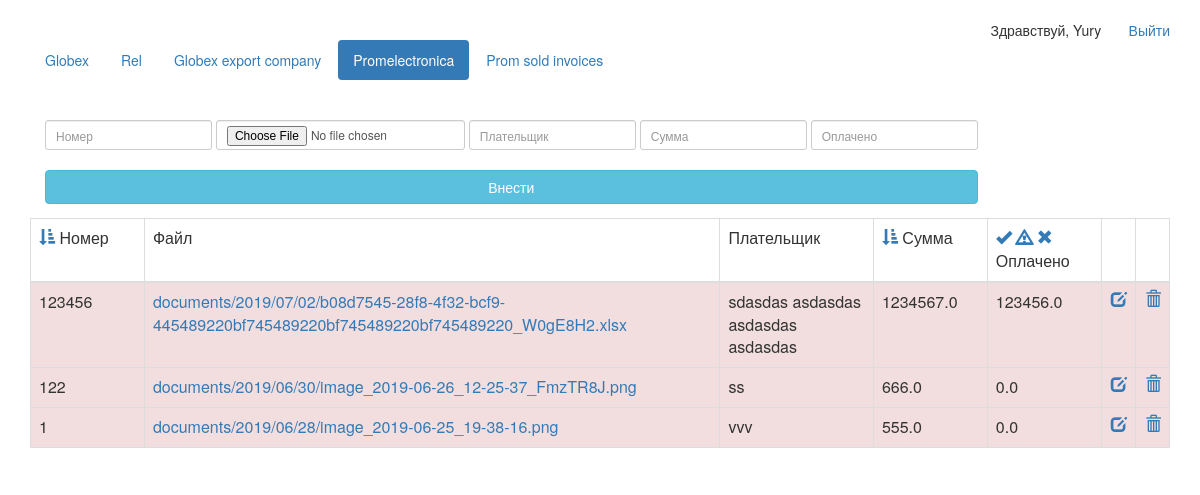
The page /promelectronica/ (signed in) on the database its author committed.
### desk/models.py (models this page shows, shortened)
class FinancialOperation(models.Model):
    positionNumberPromSold = models.TextField(max_length=50, default='')
    positionNumber = models.BigIntegerField()
    whoPayed = models.TextField(max_length=1000)
    fileLink = models.FileField(upload_to='documents/%Y/%m/%d', blank=True)
    datetime = models.DateTimeField(u'Дата')
    amount = models.FloatField(u'Сумма')
    alreadyPayed = models.FloatField(u'Оплачено')
    isClosed = models.BooleanField(u'Полностью оплачено')
    company = models.IntegerField(u'Компания')

### desk/views.py (the view, shortened to what this page needs)
# urls.py: url(r'^promelectronica/$', PromelectronicaView.as_view(), name='PromelectronicaView'),
class PromelectronicaView(ListView):
    template_name = "desk/operations_promelectronica.html"
    sort = {}
    def get_context_data(self, **kwargs):
        context = super(PromelectronicaView, self).get_context_data(**kwargs)
        return context
    def get_queryset(self):
        if "field" in self.request.GET and "order" in self.request.GET:
            sort_order = self.request.GET["order"]
            sort_field = self.request.GET["field"]
            self.sort = {"field": sort_field, "order": sort_order}
            result_sort_order_sign = ""
            if sort_order == "asc":
                result_sort_order_sign += ""
            else:
                result_sort_order_sign = "-"
            result_sort_expr = "{}{}".format(result_sort_order_sign, sort_field)
            if sort_field != "alreadyPayed":
                queryset = FinancialOperation.objects.filter(company=3
                                                             ).order_by(result_sort_expr,
                                                                        '-positionNumber')
            else:
                if "grouping" in self.request.GET:
                    ex_field = self.request.GET["grouping"]
                else:
                    ex_field = "-positionNumber"
                ex_field_sort_expr = "{}".format(ex_field)
                if sort_order == "1":
                    queryset = FinancialOperation.objects.filter(company=3).filter(
                        alreadyPayed=0.0).order_by(ex_field_sort_expr)
                if sort_order == "2":
                    queryset = FinancialOperation.objects.filter(company=3).filter(
                        alreadyPayed__gt=0.0).exclude(alreadyPayed=F("amount")).order_by(ex_field_sort_expr)
                if sort_order == "3":
                    queryset = FinancialOperation.objects.filter(company=3).filter(
                        alreadyPayed=F("amount")).order_by(ex_field_sort_expr)
        else:
            queryset = FinancialOperation.objects.filter(company=3
                                                         ).order_by('-positionNumber')
        return queryset

### desk/templatetags/has_group.py (called while the page is built)
@register.filter(name='in_group')
def in_group(user, group_name):
    group = Group.objects.get(name=group_name)
    return True if group in user.groups.all() else False

### desk/templates/desk/operations_promelectronica.html (shortened to what this page needs)
{% extends "desk/main.html" %}
{% load has_group %}
{% block content %}
{% if user.is_authenticated %}
<ul class="nav nav-pills">
  {% if user|in_group:"readers_globex" %}
  <li ><a href="/">Globex</a></li>
  {% endif %}
  {% if user|in_group:"readers_rel_llc" %}
  <li><a href="/rel_lcc/">Rel</a></li>
  {% endif %}
  {% if user|in_group:"readers_globex_export" %}
  <li><a href="/globex_export/">Globex export company</a></li>
  {% endif %}
  {% if user|in_group:"readers_promelectronica" %}
  <li class="active"><a href="/promelectronica/">Promelectronica</a></li>
  {% endif %}
  {% if user|in_group:"readers_promsoldinvoices" %}
  <li><a href="/promsoldinvoices/">Prom sold invoices</a></li>
  {% endif %}
</ul>
<br />
<br />
{% if user|in_group:"readers_promelectronica" %}
{% if user|in_group:"editors_promelectronica" %}
<div class="col-sm-12">
    <form role="form" class="form-inline" method="post" enctype="multipart/form-data" action="/addrecord/">
      <div class="form-group" id="income-group" name="income-group" >
      <input type="text" class="form-control input-sm" placeholder="Номер" name="positionNumber" id="positionNumber"/>
      <input type="file" class="form-control input-sm" placeholder="Файл" id="fileLink" name="fileLink" />
        <input type="text" class="form-control input-sm" placeholder="Плательщик" name="whoPayed"/>
        <input type="text" class="form-control input-sm" placeholder="Сумма" name="amount"/>
        <input type="text" class="form-control input-sm" placeholder="Оплачено" name="alreadyPayed"/>
          <br /><br />
        <input type="submit" class="btn btn-info btn-block" id="addrecord" value="Внести"/>
      </div>
    </form>
</div>
{%endif%}
<div id="operations">
<table class="table table-hover table-bordered">
    <thead>
        <tr>
            <td width="10%">
            {% if field == "positionNumber" %}
                {% if order == "asc" %}
                    <a href="/promelectronica/?field=positionNumber&order=desc">
                        <span style="color:red;">
                            <span class="glyphicon glyphicon-sort-by-attributes"></span>
                {% else %}
                    <a href="/promelectronica/?field=positionNumber&order=asc">
                        <span style="color:red;">
                            <span class="glyphicon glyphicon-sort-by-attributes-alt"></span>
                {% endif %}
                </span>
                </a>
            {% else %}
                <a href="/promelectronica/?field=positionNumber&order=asc">
                <span class="glyphicon glyphicon-sort-by-attributes"></span>
            {% endif %}
            </a>
                Номер</td>
            <td>Файл</td>
            <td>Плательщик</td>
            <td width="10%">
            {% if field == "amount" %}
                {% if order == "asc" %}
                    <a href="/promelectronica/?field=amount&order=desc">
                        <span style="color:red;">
                            <span class="glyphicon glyphicon-sort-by-attributes"></span>
                {% else %}
                    <a href="/promelectronica/?field=amount&order=asc">
                        <span style="color:red;">
                            <span class="glyphicon glyphicon-sort-by-attributes-alt"></span>
                {% endif %}
                </span>
                </a>
            {% else %}
                <a href="/promelectronica/?field=amount&order=asc">
                <span class="glyphicon glyphicon-sort-by-attributes"></span>
            {% endif %}
            </a>
                Сумма</td>
            <td width="10%">
                    {% if field == "alreadyPayed" and order == "3" %}
                    <a href="/promelectronica/?field=alreadyPayed&order=3">
                            <span style="color:red;">
                                <span class="glyphicon glyphicon-ok"></span>
                            </span>
                    {% else %}
                        <a href="/promelectronica/?field=alreadyPayed&order=3">
                            <span class="glyphicon glyphicon-ok"></span>
                    {% endif %}
                    </a>
                    <a href="/promelectronica/?field=alreadyPayed&order=2">
                    {% if field == "alreadyPayed" and order == "2" %}
                            <span style="color:red;">
                                <span class="glyphicon glyphicon-warning-sign"></span>
                            </span>
                    {% else %}
                            <span class="glyphicon glyphicon-warning-sign"></span>
                    {% endif %}
                    </a>
                    {% if field == "alreadyPayed" and order == "1" %}
                        <a href="/promelectronica/?field=alreadyPayed&order=1">
                            <span style="color:red;">
                                <span class="glyphicon glyphicon-remove"></span>
                            </span>
                    {% else %}
                        <a href="/promelectronica/?field=alreadyPayed&order=1">
                        <span class="glyphicon glyphicon-remove"></span>
                    {% endif %}
                    </a>
                Оплачено</td>
            <td width="3%">&nbsp;</td>
            <td width="3%">&nbsp;</td>
        </tr>
    </thead>
    <tbody>
    {% for op in object_list %}
        {% if op.isClosed == 1 %}
            <tr class="success">
        {% else %}
        <tr class="danger">
        {% endif %}
        <td> {{ op.positionNumber }} </td>
        <td> <a href="/media/{{ op.fileLink }}">{{ op.fileLink }}</a> </td>
        <td> {{ op.whoPayed }} </td>
        <td> {{ op.amount }} </td>
        <td> {{ op.alreadyPayed }} </td>
        <td width="3%" style="text-align:right;">
        {% if op.isClosed == 0 %}
            <a title="Редактировать" href="" data-toggle="modal" data-target="#editModal"
                data-opnumber="{{ op.positionNumber }}"
                data-oppayer="{{ op.whoPayed }}"
                data-opamount="{{ op.amount }}"
                data-opalreadypayed="{{ op.alreadyPayed }}"
                data-opid="{{ op.id }}"
                data-opcompany="{{ op.company}}"
        ><span class="glyphicon glyphicon-edit"></span> </a>
        {% endif %}
        </td>
        <td width="3%" style="text-align:right;">
        {% if user|in_group:"removers_promelectronica" %}
            <a title="Удалить" href="#"
            data-href="/promelectronica/remove/?id={{op.id}}" data-toggle="modal" data-target="#confirm-delete"
            >
                <span class="glyphicon glyphicon-trash"></span>
            </a>
        {% endif %}
        </td>
    </tr>
{% empty %}
<p>Нет данных</p>
{% endfor %}
</tbody>
</table>
</div>
{% endif %}
{% endif %}
{% endblock %}

### desk/templates/desk/main.html (shortened to what this page needs)
{% load staticfiles %}
<!DOCTYPE HTML />
<html>
<head>
    <link href="https://maxcdn.bootstrapcdn.com/bootstrap/3.3.5/css/bootstrap.min.css" rel="stylesheet" />
    <link href="https://gitcdn.github.io/bootstrap-toggle/2.2.2/css/bootstrap-toggle.min.css" rel="stylesheet">
</head>
<body>
<div class="container">
<div align="right">Здравствуй, {{ user }} &nbsp;
    {% if user.is_authenticated %}
        <a href="{% url 'django.contrib.auth.views.logout_then_login' %}">Выйти</a><br />
    {%endif%}
</div>
{% block content %}
{% endblock %}
</div>
</body>
</html>

### desk/templates/desk/main.html (style rules this page uses)
body { padding-top:20px; padding-left:0px; }

### rows shown on the page
FinancialOperation: positionNumber "123456", fileLink "documents/2019/07/02/b08d7545-28f8-4f32-bcf9-445489220bf745489220bf745489220bf745489220_W0gE8H2.xlsx", whoPayed "sdasdas asdasdas asdasdas asdasdas", amount "1234567.0", alreadyPayed "123456.0"
FinancialOperation: positionNumber "122", fileLink "documents/2019/06/30/image_2019-06-26_12-25-37_FmzTR8J.png", whoPayed "ss", amount "666.0", alreadyPayed "0.0"
FinancialOperation: positionNumber "1", fileLink "documents/2019/06/28/image_2019-06-25_19-38-16.png", whoPayed "vvv", amount "555.0", alreadyPayed "0.0"

### other values the page prints
{{ user }} "Yury"
